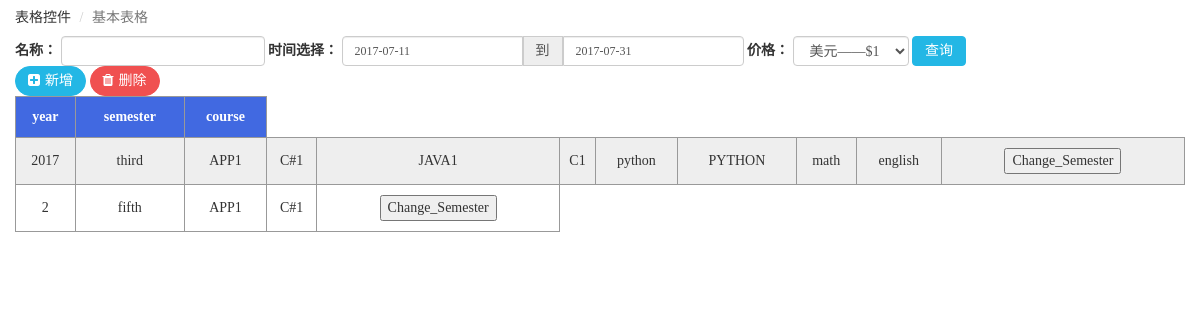
The page /select_semester (signed in) on the database its author committed.
### AttSystem/models.py (models this page shows)
class Semester(models.Model):
    id = models.AutoField(primary_key=True)
    year = models.IntegerField()
    semester = models.CharField(max_length=50)
    course = models.ManyToManyField("Course")

class Course(models.Model):
    id = models.AutoField(primary_key=True)
    code = models.CharField(max_length=50)
    name = models.CharField(max_length=50)

### AttSystem/view_set/semester_view.py (the view)
# urls.py: path('select_semester', semester_view.select_semester, name='select_semester'),
@login_required
@permission_required('AttSystem.view_semester', raise_exception=True)
def select_semester(request):
    if request.method == 'GET':
        clist = [] #存储各个学期的课程
        mysemester = Semester.objects.all()
        return render(request, 'select_semester.html', {"mysemester":mysemester})

### templates/select_semester.html (shortened to what this page needs)
<!DOCTYPE html>
<html lang="en">
<head>
    <link rel="stylesheet" href="../static/css/bootstrap.css">
    <link rel="stylesheet" href="../static/css/animate.css">
    <link rel="stylesheet" href="../static/css/font-awesome.min.css">
    <link rel="stylesheet" href="../static/css/plugins/nprogress/nprogress.css">
    <link rel="stylesheet" href="../static/css/plugins/metisMenu/metisMenu.css">
    <link rel="stylesheet" href="../static/css/style.css">
</head>
<body class="">
    <ol class="breadcrumb">
        <li>表格控件</li>
        <li class="active">基本表格</li>
    </ol>
    <div class="content">
        <div class="row">
            <div class="col-sm-12">
                <form class="form-inline">
                    <div class="form-group">
                        <label for="name1" class="control-label">名称：</label>
                        <input type="text" class="form-control" id="name1">
                    </div>
                    <div class="form-group">
                        <label class="control-label">时间选择：</label>
                        <div class="input-daterange input-group" id="datepicker">
                            <input type="text" class="input-sm form-control" name="start" value="2017-07-11" />
                            <span class="input-group-addon">到</span>
                            <input type="text" class="input-sm form-control" name="end" value="2017-07-31" />
                        </div>
                    </div>
                    <div class="form-group">
                        <label for="time" class="control-label">价格：</label>
                        <select class="form-control">
                            <option>美元——$1</option>
                        </select>
                    </div>
                    <button class="btn btn-info">查询</button>
                </form>
                <div class=" hidden-xs" id="exampleTableEventsToolbar" role="group">
                    <button id="newForm" data-toggle="modal" type="button" class="btn btn-info">
                                        <i class="fa fa-plus-square" aria-hidden="true"></i>新增
                                    </button>
                    <button id="delete" type="button" class="btn btn-danger">
                                        <i class="fa fa-trash" aria-hidden="true"></i>删除
                                    </button>
                </div>
                <table id="table" class="animated fadeInRight" data-row-style="rowStyle" data-mobile-responsive="true">
                                    <thead style="text-align: center">
                                    <tr>
                                        <th style="margin-right: 10px">year</th>
                                        <th>semester</th>
                                        <th>course</th>
                                    </tr>
                                    </thead>
                                    <tbody>
                                    {% for s in mysemester %}
                                    <tr>
                                        <td>{{ s.year }}</td>
                                        <td>{{ s.semester }}</td>
                                        {% for c in s.course.all %}
                                            <td>{{ c.name }}</td>
                                            {% endfor %}
                                        <td><button onclick="window.location.href='{% url 'change_semester' %}?id={{ s.id }}'">Change_Semester</button></td>
                                    </tr>
                                    {% endfor %}
                                    </tbody>
                </table>
            </div>
        </div>
    </div>
</body>
</html>

### static/css/style.css (style rules this page uses)
html, body { height: 100%; overflow-x: hidden; font-family: Microsoft YaHei; }
body { margin: 0; }
.row { margin-right: 0; margin-left: 0; }
.btn>i { margin-right: 5px; }
.btn { padding: 4px 12px; }
.hidden-xs .btn { border-radius: 30px; }
.btn-info { color: #ffffff !important; background-color: #23b7e5; border-color: #23b7e5; }
.btn-danger { color: #ffffff !important; background-color: #f05050; border-color: #f05050; }
table { width: 100%; border-collapse: collapse; overflow: auto; }
th,td { border: 1px solid #999; text-align: center; padding: 10px 0; }
table thead tr { background-color: #4169E1; color: #fff; }
table tbody tr:nth-child(odd) { background-color: #eee; }
.form-control { height: 30px; padding: 3px 12px; }
.input-daterange input:first-child { border-radius: 4px 0 0 4px; }
.input-daterange input:last-child { border-radius: 0 4px 4px 0; }
.breadcrumb { background-color: #fff; margin-bottom: 0; }

### rows shown on the page
Semester: year "2017", semester "third"
Course: name "APP1"
Course: name "C#1"
Course: name "JAVA1"
Course: name "C1"
Course: name "python"
Course: name "PYTHON"
Course: name "math"
Course: name "english"
Semester: year "2", semester "fifth"
